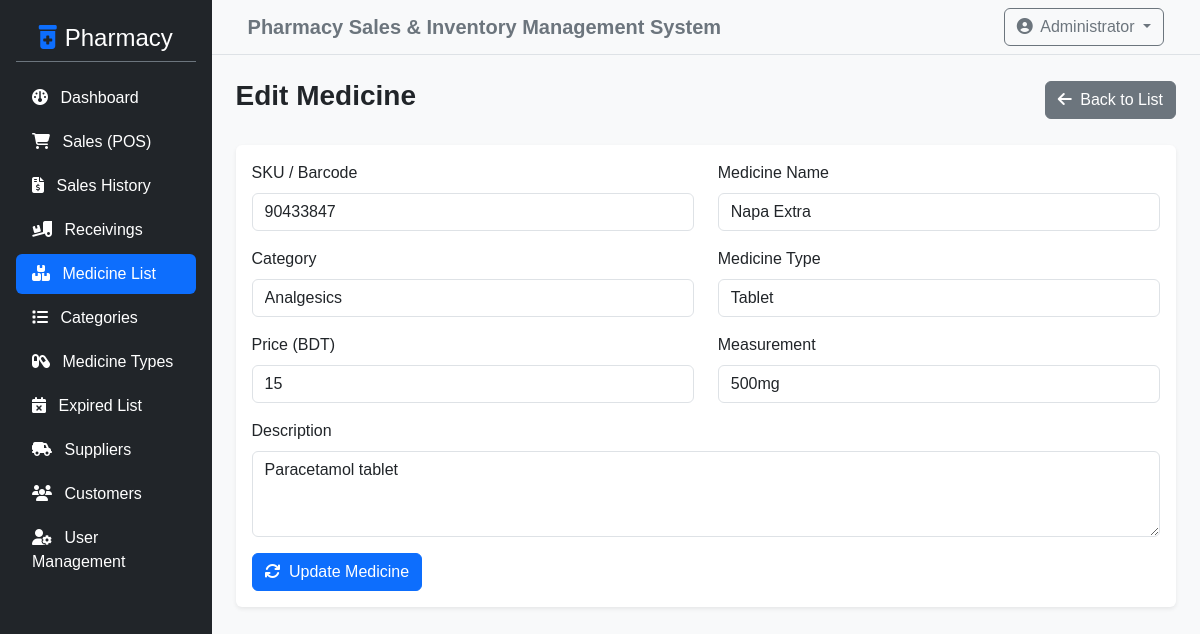
The app's page /admin/edit_medicine.php?id=3 (signed in) with its own data.
### tables this page shows
CREATE TABLE `product_list` (
  `id` int NOT NULL,
  `category_id` int NOT NULL,
  `type_id` int DEFAULT NULL,
  `sku` varchar(50) NOT NULL,
  `price` double NOT NULL,
  `name` varchar(150) NOT NULL,
  `measurement` varchar(50) DEFAULT NULL,
  `description` text NOT NULL,
  `prescription` tinyint(1) NOT NULL DEFAULT '0',
  `expiry_date` date DEFAULT NULL,
  `supplier_id` int DEFAULT NULL,
  `quantity` int DEFAULT '0'
);

### admin/edit_medicine.php (the view, shortened to what this page needs)
<?php
include '../config/db_connect.php';
$id = $_GET['id'];
$sql = "SELECT * FROM product_list WHERE id = $id";
$result = $conn->query($sql);
$medicine = $result->fetch_assoc();
?>
<?php include '../includes/header.php'; ?>
<div class="d-flex">
    <?php include '../includes/sidebar.php'; ?>
    <div class="w-100 bg-light min-vh-100">
        <?php include '../includes/topbar.php'; ?>
        <div class="container-fluid p-4">
            <div class="d-flex justify-content-between align-items-center mb-4">
                <h3 class="fw-bold">Edit Medicine</h3>
                <a href="medicines.php" class="btn btn-secondary"><i class="fa-solid fa-arrow-left me-1"></i> Back to List</a>
            </div>
            <div class="card shadow-sm border-0">
                <div class="card-body">
                    <form method="POST" action="">
                        <div class="row">
                            <div class="col-md-6 mb-3">
                                <label class="form-label">SKU / Barcode</label>
                                <input type="text" name="sku" class="form-control" value="<?php echo htmlspecialchars($medicine['sku']); ?>" required>
                            </div>
                            <div class="col-md-6 mb-3">
                                <label class="form-label">Medicine Name</label>
                                <input type="text" name="name" class="form-control" value="<?php echo htmlspecialchars($medicine['name']); ?>" required>
                            </div>
                        </div>
                        <div class="row">
                            <div class="col-md-6 mb-3">
                                <label class="form-label">Category</label>
                                <select name="category_id" class="form-control" required>
                                    <?php
                                    $cat_result = $conn->query("SELECT * FROM category_list");
                                    while ($cat = $cat_result->fetch_assoc()) {
                                        $selected = ($cat['id'] == $medicine['category_id']) ? "selected" : "";
                                        echo "<option value='" . $cat['id'] . "' $selected>" . $cat['name'] . "</option>";
                                    }
                                    ?>
                                </select>
                            </div>
                            <div class="col-md-6 mb-3">
                                <label class="form-label">Medicine Type</label>
                                <select name="type_id" class="form-control" required>
                                    <?php
                                    $type_result = $conn->query("SELECT * FROM type_list");
                                    while ($type = $type_result->fetch_assoc()) {
                                        $selected = ($type['id'] == $medicine['type_id']) ? "selected" : "";
                                        echo "<option value='" . $type['id'] . "' $selected>" . $type['name'] . "</option>";
                                    }
                                    ?>
                                </select>
                            </div>
                        </div>
                        <div class="row">
                            <div class="col-md-6 mb-3">
                                <label class="form-label">Price (BDT)</label>
                                <input type="number" step="0.01" name="price" class="form-control" value="<?php echo $medicine['price']; ?>" required>
                            </div>
                            <div class="col-md-6 mb-3">
                                <label class="form-label">Measurement</label>
                                <input type="text" name="measurement" class="form-control" value="<?php echo htmlspecialchars($medicine['measurement']); ?>">
                            </div>
                        </div>
                        <div class="mb-3">
                            <label class="form-label">Description</label>
                            <textarea name="description" class="form-control" rows="3"><?php echo htmlspecialchars($medicine['description']); ?></textarea>
                        </div>
                        <button type="submit" class="btn btn-primary"><i class="fa-solid fa-sync me-1"></i> Update Medicine</button>
                    </form>
                </div>
            </div>
        </div>
    </div>
</div>
<?php include '../includes/footer.php'; ?>

### assets/css/style.css (style rules this page uses)
body { font-family: 'Segoe UI', Tahoma, Geneva, Verdana, sans-serif; background-color: #f8f9fa; }
body { background-color: #f8f9fa; font-family: Arial, sans-serif; }

### records on screen
product_list: sku "90433847", name "Napa Extra", price "15", measurement "500mg", description "Paracetamol tablet"

### other values on screen
form field category_id "Analgesics"
form field type_id "Tablet"
